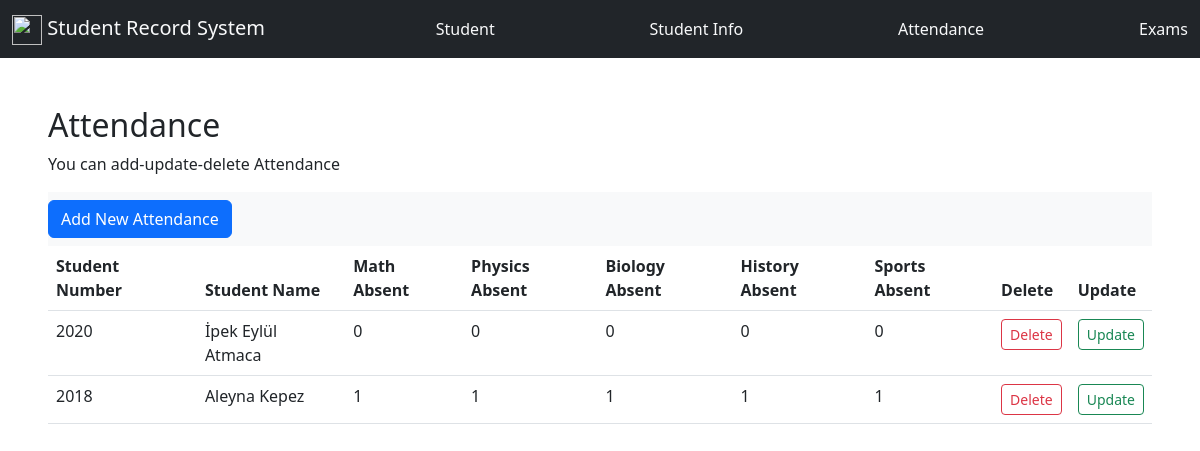
The app's page /attendance with its own data.
### tables this page shows
CREATE TABLE "ATTENDANCE" (
	"stu"	VARCHAR NOT NULL UNIQUE,
	"math_absent"	INTEGER,
	"physics_absent"	INTEGER,
	"biology_absent"	INTEGER,
	"history_absent"	INTEGER,
	"sports_absent"	INTEGER,
	"id"	INTEGER NOT NULL,
	PRIMARY KEY("id" AUTOINCREMENT),
	FOREIGN KEY("stu") REFERENCES "STUDENTS"("stuId") ON DELETE CASCADE ON UPDATE CASCADE
);

CREATE TABLE "STUDENTS" (
	"stuId"	INTEGER NOT NULL,
	"StuName"	VARCHAR(50) NOT NULL,
	PRIMARY KEY("stuId" AUTOINCREMENT)
);

### server.py (the view)
@app.route("/attendance")
def attendance():
    with sql.connect("database3.db") as con:
        con.row_factory = sql.Row
        cursor=con.cursor()
        cursor.execute("PRAGMA foreign_keys = ON")
        query="""SELECT ATTENDANCE.*, STUDENTS.StuName
                FROM ATTENDANCE
                JOIN STUDENTS ON ATTENDANCE.stu = STUDENTS.stuId;
                """
        cursor.execute(query)
        students = cursor.fetchall()
    return render_template("attendance/attendance.html",students=students)

### templates/attendance/attendance.html
{% extends "layout.html" %}
{% block main %}
<div class="p-5">
    <h2>Attendance</h2>
    <p>You can add-update-delete Attendance</p>
    <nav class="navbar bg-light">
        <a href="/attendance/add_attendance" class="btn btn-primary">Add New Attendance</a>
    </nav>
    <table class="table">
        <thead>
          <tr>
            <th scope="col">Student Number</th>
            <th scope="col">Student Name</th>
            <th scope="col">Math Absent</th>
            <th scope="col">Physics Absent</th>
            <th scope="col">Biology Absent</th>
            <th scope="col">History Absent</th>
            <th scope="col">Sports Absent</th>
            <th scope="col">Delete</th>
            <th scope="col">Update</th>
          </tr>
        </thead>
        <tbody>
            {% for student in students %}
            <tr>
                <td>{{ student.stu }}</td>
                <td>{{ student.StuName }}</td>
                <td>{{ student.math_absent }}</td>
                <td>{{ student.physics_absent }}</td>
                <td>{{ student.biology_absent }}</td>
                <td>{{ student.history_absent }}</td>
                <td>{{ student.sports_absent }}</td>
                <td><a href="/delete_attendance/{{ student.id }}" class="btn btn-outline-danger btn-sm"> Delete </a></td>
                <td><a href="/edit_attendance/{{ student.id }}" class="btn btn-outline-success btn-sm"> Update </a></td>
            </tr>
            {% endfor %}
        </tbody>
      </table>
</div>
{% endblock main %}

### records on screen
ATTENDANCE: stu "2020", StuName "İpek Eylül Atmaca", math_absent "0", physics_absent "0", biology_absent "0", history_absent "0", sports_absent "0"
ATTENDANCE: stu "2018", StuName "Aleyna Kepez", math_absent "1", physics_absent "1", biology_absent "1", history_absent "1", sports_absent "1"
